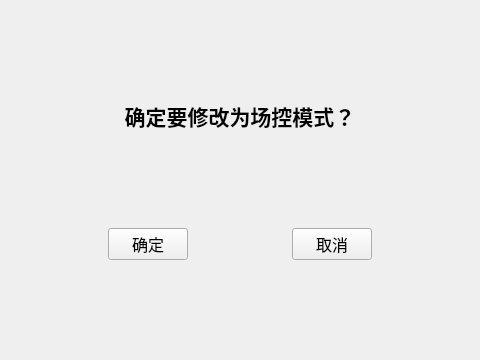
<?xml version="1.0" encoding="UTF-8"?>
<ui version="4.0">
 <class>Form</class>
 <widget class="QWidget" name="Form">
  <property name="geometry">
   <rect>
    <x>0</x>
    <y>0</y>
    <width>480</width>
    <height>360</height>
   </rect>
  </property>
  <property name="sizePolicy">
   <sizepolicy hsizetype="Fixed" vsizetype="Fixed">
    <horstretch>0</horstretch>
    <verstretch>0</verstretch>
   </sizepolicy>
  </property>
  <property name="minimumSize">
   <size>
    <width>480</width>
    <height>360</height>
   </size>
  </property>
  <property name="maximumSize">
   <size>
    <width>480</width>
    <height>360</height>
   </size>
  </property>
  <property name="windowTitle">
   <string>手动控制</string>
  </property>
  <layout class="QGridLayout" name="gridLayout">
   <item row="2" column="0">
    <spacer name="verticalSpacer_2">
     <property name="orientation">
      <enum>Qt::Vertical</enum>
     </property>
     <property name="sizeHint" stdset="0">
      <size>
       <width>20</width>
       <height>40</height>
      </size>
     </property>
    </spacer>
   </item>
   <item row="4" column="0">
    <spacer name="verticalSpacer">
     <property name="orientation">
      <enum>Qt::Vertical</enum>
     </property>
     <property name="sizeHint" stdset="0">
      <size>
       <width>20</width>
       <height>40</height>
      </size>
     </property>
    </spacer>
   </item>
   <item row="1" column="0">
    <widget class="QLabel" name="label">
     <property name="font">
      <font>
       <family>Microsoft YaHei</family>
       <pointsize>12</pointsize>
      </font>
     </property>
     <property name="text">
      <string>&lt;html&gt;&lt;head/&gt;&lt;body&gt;&lt;p&gt;&lt;span style=&quot; font-size:16pt; font-weight:600;&quot;&gt;确定要修改为场控模式？&lt;/span&gt;&lt;/p&gt;&lt;/body&gt;&lt;/html&gt;</string>
     </property>
     <property name="alignment">
      <set>Qt::AlignCenter</set>
     </property>
    </widget>
   </item>
   <item row="3" column="0">
    <layout class="QHBoxLayout" name="horizontalLayout" stretch="0,0,0,0,0">
     <item>
      <spacer name="horizontalSpacer_2">
       <property name="orientation">
        <enum>Qt::Horizontal</enum>
       </property>
       <property name="sizeHint" stdset="0">
        <size>
         <width>40</width>
         <height>20</height>
        </size>
       </property>
      </spacer>
     </item>
     <item>
      <widget class="QPushButton" name="btn_confirm">
       <property name="font">
        <font>
         <family>Microsoft YaHei</family>
         <pointsize>12</pointsize>
        </font>
       </property>
       <property name="text">
        <string>确定</string>
       </property>
      </widget>
     </item>
     <item>
      <spacer name="horizontalSpacer">
       <property name="orientation">
        <enum>Qt::Horizontal</enum>
       </property>
       <property name="sizeHint" stdset="0">
        <size>
         <width>40</width>
         <height>20</height>
        </size>
       </property>
      </spacer>
     </item>
     <item>
      <widget class="QPushButton" name="btn_cancel">
       <property name="font">
        <font>
         <family>Microsoft YaHei</family>
         <pointsize>12</pointsize>
        </font>
       </property>
       <property name="text">
        <string>取消</string>
       </property>
      </widget>
     </item>
     <item>
      <spacer name="horizontalSpacer_3">
       <property name="orientation">
        <enum>Qt::Horizontal</enum>
       </property>
       <property name="sizeHint" stdset="0">
        <size>
         <width>40</width>
         <height>20</height>
        </size>
       </property>
      </spacer>
     </item>
    </layout>
   </item>
   <item row="0" column="0">
    <spacer name="verticalSpacer_3">
     <property name="orientation">
      <enum>Qt::Vertical</enum>
     </property>
     <property name="sizeHint" stdset="0">
      <size>
       <width>20</width>
       <height>40</height>
      </size>
     </property>
    </spacer>
   </item>
  </layout>
 </widget>
 <resources/>
 <connections/>
</ui>
